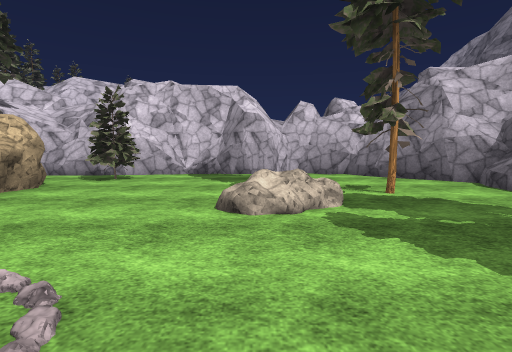
View 1 (above)

23 first-person views from a walk through a 3-D level made in the Unity game engine. The camera is 1.4 m above the floor, tilts 6° down and sees 85° across. The floor is counted in squares, 2 m on a side. Each view is taken from the middle of a square. On the plan, view 1 faces up. The plan holds only what a view shows up to about 9 squares ahead; the rest is blank. The place goes on beyond the plan. The player is left out. Some animated figures are not drawn. Some surface patterns are stand-ins.

View 2
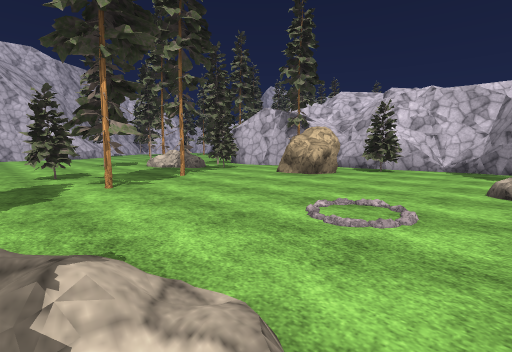

View 3
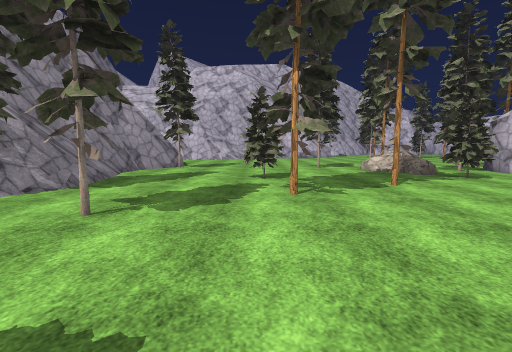

View 4
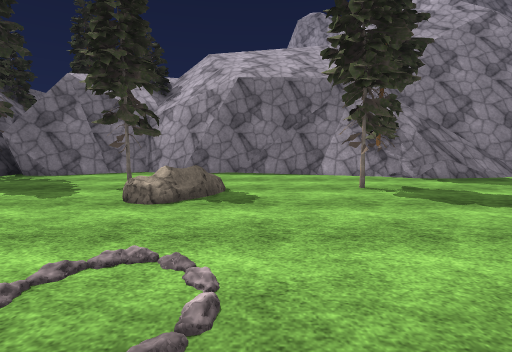

View 5
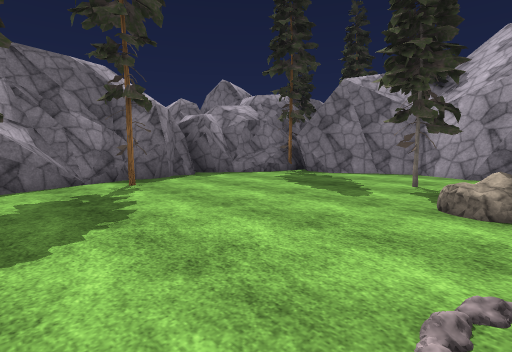

View 6
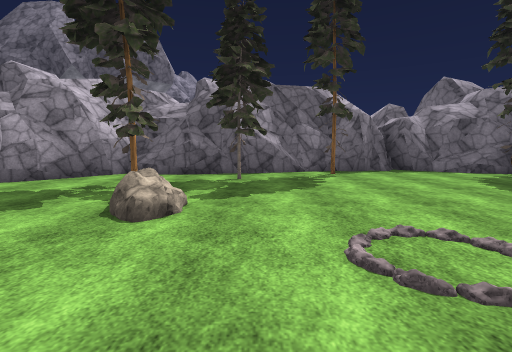

View 7
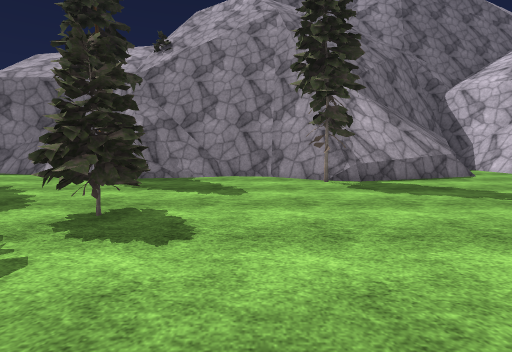

View 8
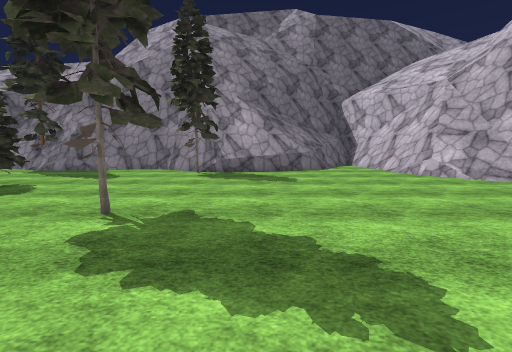

View 9
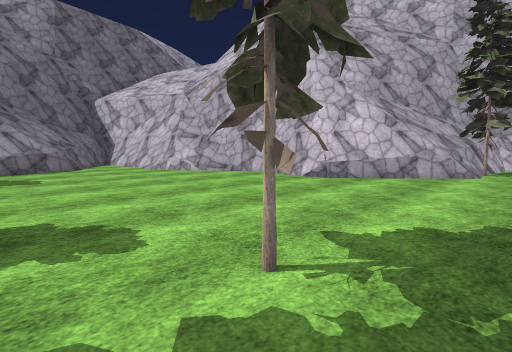

View 10
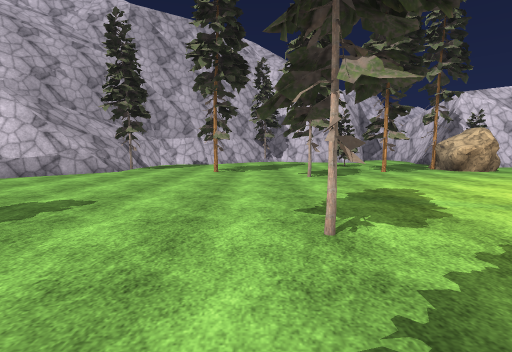

View 11
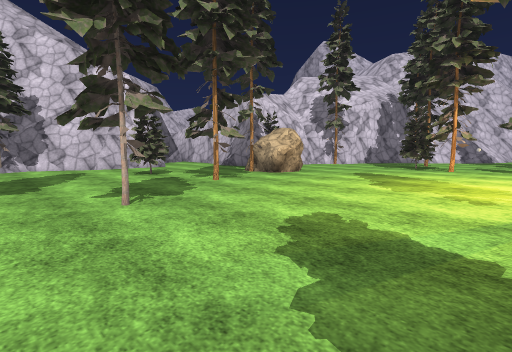

View 12
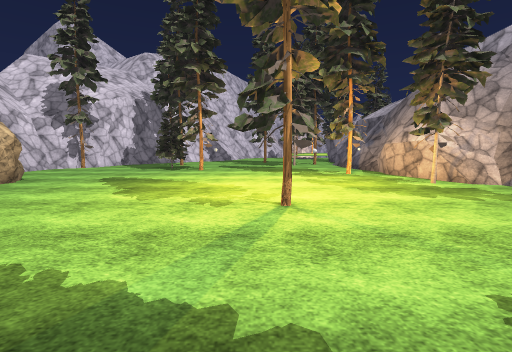

View 13
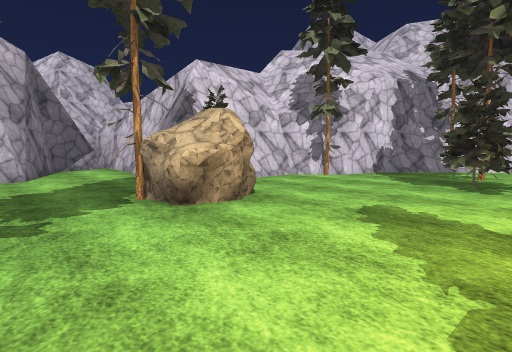

View 14
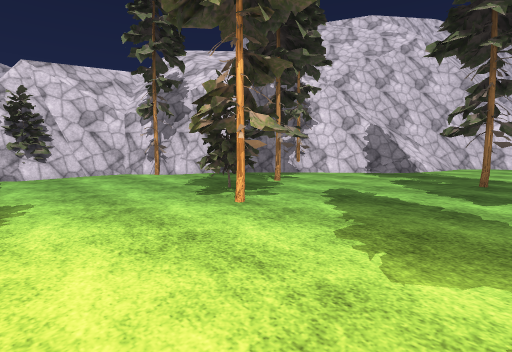

View 15
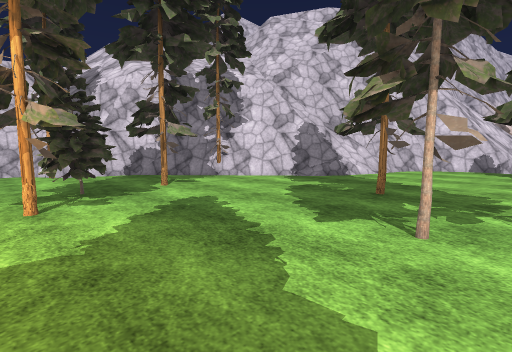

View 16
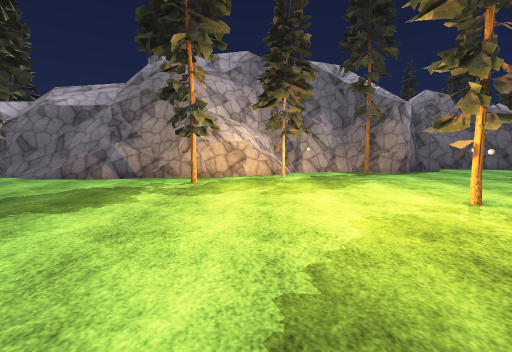

View 17
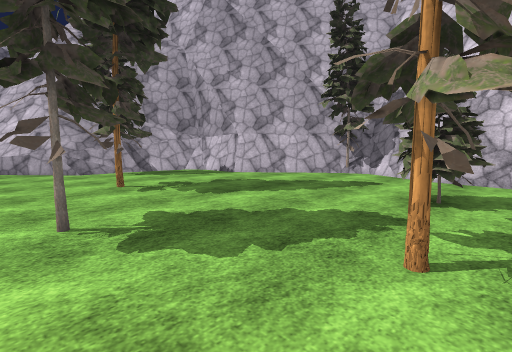

View 18
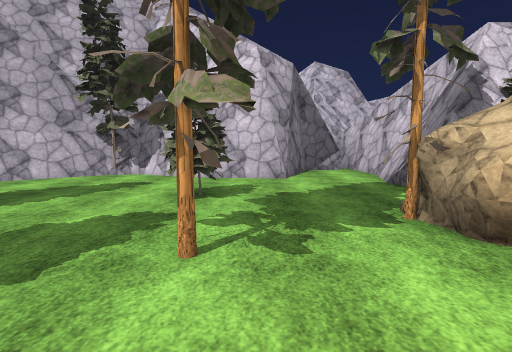

View 19
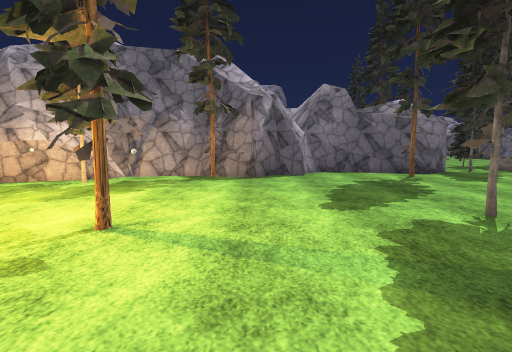

View 20
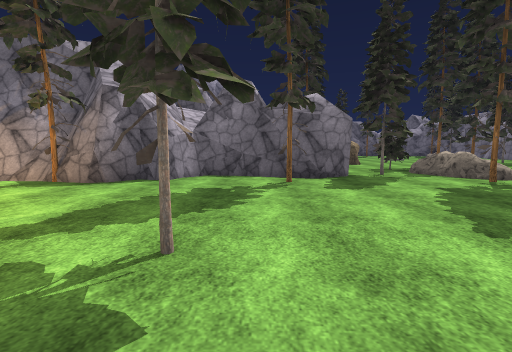

View 21
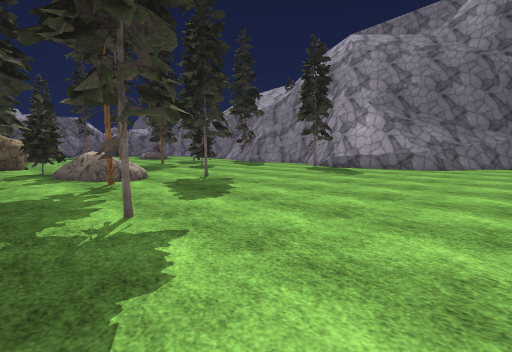

View 22
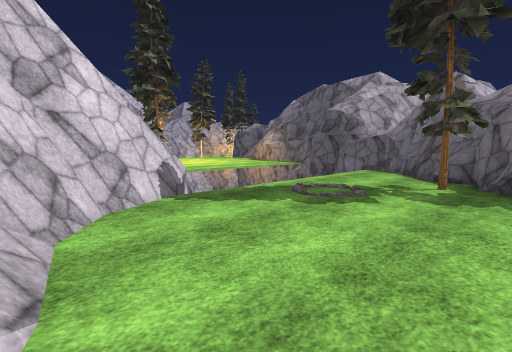

View 23
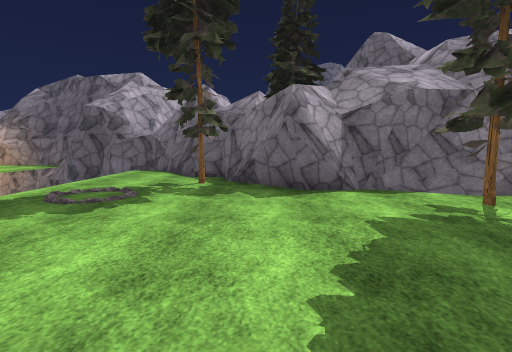

### Floor plan
Key: @ floor where view 1 was taken; # wall or solid block; x gap in a wall; . floor; / step, stairs or slope; = window, fence, low wall or low ledge; ^ raised ledge; v drop or lower ground; O other object.
Columns run from 27 left of view 1 to 6 right of it. Each row starts with its distance up from view 1.
 29                    v#
 28              #     v#
 27            ###vvvvvx#
 26           ##/.......#
 25           #/......###
 24          ##=....###
 23          ##.....##
 22         ##......#
 21        ##....#..#
 20       ##.#...####
 19       #........=#
 18      ##..OO....##
 17      #....#.....#
 16      O.........x#
 15 ######OO........^#
 14 #.....OO.........#
 13 ###........#.....#
 12   #..............#
 11   #..O...........#
 10   #..............##
  9   #..........#....#
  8   #...............#      #####
  7   ##...#.........##   ####.#.###
  6    ##.............##   OO......##
  5     #............./...OO.......^#
  4     ###/......#.../OO.OO.....#.##
  3       ###........# O.......O....#
  2         ##....................#.#
  1          #......................#
  0          #.................@...###
 -1          #.........OO...........##
 -2          #/...............O......#
 -3          #/=...........#........##
 -4          #v#...###..............#
 -5          ###.^###########.....###
 -6            ###         ########

Where each view was taken, in squares from view 1:
view 1: 0 up, 0 right, facing up
view 2: 2 down, 0 right, facing up-left
view 3: 1 down, 1 left, facing left
view 4: 2 up, 2 left, facing down
view 5: 2 up, 1 left, facing down-right
view 6: 2 up, 3 left, facing right
view 7: 2 up, 9 left, facing down
view 8: 4 up, 12 left, facing down
view 9: 5 up, 12 left, facing down-left
view 10: 8 up, 12 left, facing left
view 11: 8 up, 15 left, facing up-left
view 12: 9 up, 15 left, facing up
view 13: 12 up, 17 left, facing up-left
view 14: 15 up, 14 left, facing up-left
view 15: 17 up, 13 left, facing up-left
view 16: 15 up, 18 left, facing right
view 17: 12 up, 18 left, facing down-left
view 18: 12 up, 18 left, facing left
view 19: 11 up, 17 left, facing right
view 20: 8 up, 16 left, facing right
view 21: 5 up, 16 left, facing down-right
view 22: 23 up, 16 left, facing up-right
view 23: 23 up, 16 left, facing right
